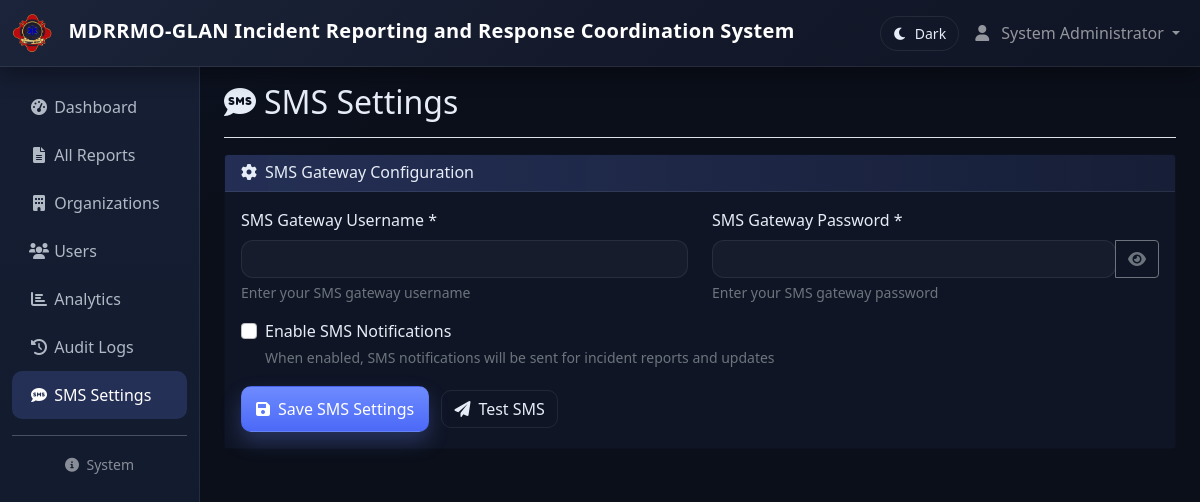
The page /dashboard/sms-settings.php (signed in) on the database as committed earlier.
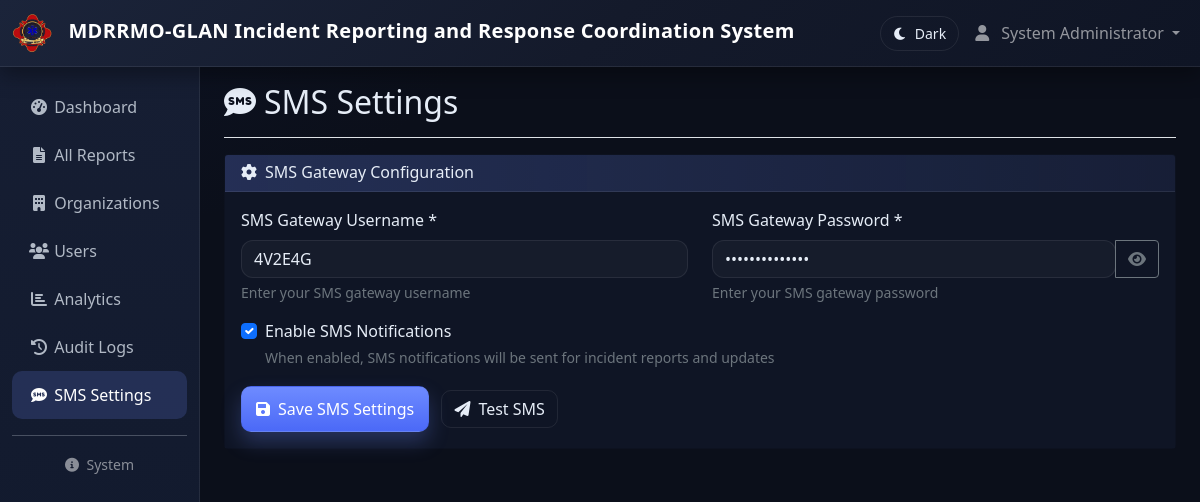
The same page on the database as committed later.
### tables this page shows
CREATE TABLE IF NOT EXISTS `sms_settings` (
  `id` int NOT NULL AUTO_INCREMENT,
  `username` varchar(255) NOT NULL,
  `password` varchar(255) NOT NULL,
  `is_active` tinyint(1) DEFAULT '1',
  `created_at` timestamp NULL DEFAULT CURRENT_TIMESTAMP,
  `updated_at` timestamp NULL DEFAULT CURRENT_TIMESTAMP ON UPDATE CURRENT_TIMESTAMP,
  PRIMARY KEY (`id`)
);

### dashboard/sms-settings.php (the view, shortened to what this page needs)
<?php
include '../views/header.php';
$database = new Database();
$db = $database->getConnection();
$sms_settings = null;
try {
    $query = "SELECT * FROM sms_settings LIMIT 1";
    $stmt = $db->prepare($query);
    $stmt->execute();
    $sms_settings = $stmt->fetch();
} catch (Exception $e) {
    $error_message = 'SMS settings table not found. Please contact system administrator.';
}
?>
<div class="container-fluid">
    <div class="row">
        <?php include '../views/sidebar.php'; ?>
        <main class="col-md-9 ms-sm-auto col-lg-10 px-md-4 main-content">
            <div class="d-flex justify-content-between flex-wrap flex-md-nowrap align-items-center pt-3 pb-2 mb-3 border-bottom">
                <h1 class="h2">
                    <i class="fas fa-sms me-2"></i>SMS Settings
                </h1>
            </div>
            <div class="card">
                <div class="card-header">
                    <h6 class="mb-0">
                        <i class="fas fa-cog me-2"></i>SMS Gateway Configuration
                    </h6>
                </div>
                <div class="card-body">
                    <form method="POST">
                        <div class="row">
                            <div class="col-md-6 mb-3">
                                <label for="username" class="form-label">SMS Gateway Username *</label>
                                <input type="text" class="form-control" id="username" name="username"
                                       value="<?php echo htmlspecialchars($sms_settings['username'] ?? ''); ?>" required>
                                <div class="form-text">Enter your SMS gateway username</div>
                            </div>
                            <div class="col-md-6 mb-3">
                                <label for="password" class="form-label">SMS Gateway Password *</label>
                                <div class="input-group">
                                    <input type="password" class="form-control" id="password" name="password"
                                           value="<?php echo htmlspecialchars($sms_settings['password'] ?? ''); ?>" required>
                                    <button class="btn btn-outline-secondary" type="button" id="togglePassword">
                                        <i class="fas fa-eye" id="togglePasswordIcon"></i>
                                    </button>
                                </div>
                                <div class="form-text">Enter your SMS gateway password</div>
                            </div>
                        </div>
                        <div class="row">
                            <div class="col-12 mb-3">
                                <div class="form-check">
                                    <input class="form-check-input" type="checkbox" id="is_active" name="is_active"
                                           <?php echo ($sms_settings['is_active'] ?? 0) ? 'checked' : ''; ?>>
                                    <label class="form-check-label" for="is_active">
                                        Enable SMS Notifications
                                    </label>
                                    <div class="form-text">When enabled, SMS notifications will be sent for incident reports and updates</div>
                                </div>
                            </div>
                        </div>
                        <div class="row">
                            <div class="col-12">
                                <button type="submit" class="btn ui-btn-primary">
                                    <i class="fas fa-save me-2"></i>Save SMS Settings
                                </button>
                                <button type="button" class="btn ui-btn-ghost ms-2" onclick="testSMS()">
                                    <i class="fas fa-paper-plane me-2"></i>Test SMS
                                </button>
                            </div>
                        </div>
                    </form>
                </div>
            </div>
        </main>
    </div>
</div>
<?php include '../views/footer.php'; ?>

Rows that differ between the two databases and show on the page:
added sms_settings: username "4V2E4G", is_active "☑"
Other text that changed with them:
form field is_active: "☐" → (not shown)
